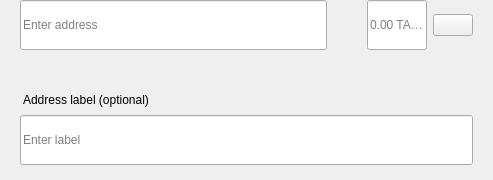
<?xml version="1.0" encoding="UTF-8"?>
<ui version="4.0">
 <class>SendMultiRow</class>
 <widget class="QWidget" name="SendMultiRow">
  <property name="geometry">
   <rect>
    <x>0</x>
    <y>0</y>
    <width>493</width>
    <height>180</height>
   </rect>
  </property>
  <property name="minimumSize">
   <size>
    <width>0</width>
    <height>0</height>
   </size>
  </property>
  <property name="maximumSize">
   <size>
    <width>16777215</width>
    <height>16777215</height>
   </size>
  </property>
  <property name="windowTitle">
   <string>Form</string>
  </property>
  <layout class="QVBoxLayout" name="verticalLayout_3">
   <property name="spacing">
    <number>0</number>
   </property>
   <property name="leftMargin">
    <number>0</number>
   </property>
   <property name="topMargin">
    <number>0</number>
   </property>
   <property name="rightMargin">
    <number>20</number>
   </property>
   <property name="bottomMargin">
    <number>5</number>
   </property>
   <item alignment="Qt::AlignTop">
    <widget class="QWidget" name="widget" native="true">
     <property name="sizePolicy">
      <sizepolicy hsizetype="Expanding" vsizetype="Maximum">
       <horstretch>0</horstretch>
       <verstretch>0</verstretch>
      </sizepolicy>
     </property>
     <property name="minimumSize">
      <size>
       <width>0</width>
       <height>60</height>
      </size>
     </property>
     <property name="maximumSize">
      <size>
       <width>16777215</width>
       <height>85</height>
      </size>
     </property>
     <layout class="QHBoxLayout" name="horizontalLayout" stretch="6,0,2">
      <property name="spacing">
       <number>0</number>
      </property>
      <property name="leftMargin">
       <number>8</number>
      </property>
      <property name="topMargin">
       <number>0</number>
      </property>
      <property name="rightMargin">
       <number>0</number>
      </property>
      <property name="bottomMargin">
       <number>0</number>
      </property>
      <item alignment="Qt::AlignTop">
       <widget class="QStackedWidget" name="stackedAddress">
        <property name="minimumSize">
         <size>
          <width>0</width>
          <height>50</height>
         </size>
        </property>
        <property name="maximumSize">
         <size>
          <width>16777215</width>
          <height>50</height>
         </size>
        </property>
        <widget class="QWidget" name="page_4">
         <property name="sizePolicy">
          <sizepolicy hsizetype="Expanding" vsizetype="Preferred">
           <horstretch>0</horstretch>
           <verstretch>0</verstretch>
          </sizepolicy>
         </property>
         <property name="minimumSize">
          <size>
           <width>0</width>
           <height>50</height>
          </size>
         </property>
         <property name="maximumSize">
          <size>
           <width>16777215</width>
           <height>55</height>
          </size>
         </property>
         <layout class="QVBoxLayout" name="verticalLayout_7">
          <property name="spacing">
           <number>0</number>
          </property>
          <property name="leftMargin">
           <number>12</number>
          </property>
          <property name="topMargin">
           <number>0</number>
          </property>
          <property name="rightMargin">
           <number>0</number>
          </property>
          <property name="bottomMargin">
           <number>0</number>
          </property>
          <item>
           <widget class="QLineEdit" name="lineEditAddress">
            <property name="minimumSize">
             <size>
              <width>0</width>
              <height>50</height>
             </size>
            </property>
            <property name="maximumSize">
             <size>
              <width>16777215</width>
              <height>50</height>
             </size>
            </property>
            <property name="placeholderText">
             <string>Enter address</string>
            </property>
           </widget>
          </item>
         </layout>
        </widget>
        <widget class="QWidget" name="page_3"/>
       </widget>
      </item>
      <item>
       <spacer name="horizontalSpacer_3">
        <property name="orientation">
         <enum>Qt::Horizontal</enum>
        </property>
        <property name="sizeType">
         <enum>QSizePolicy::Fixed</enum>
        </property>
        <property name="sizeHint" stdset="0">
         <size>
          <width>40</width>
          <height>20</height>
         </size>
        </property>
       </spacer>
      </item>
      <item>
       <layout class="QHBoxLayout" name="horizontalLayout_2">
        <property name="spacing">
         <number>6</number>
        </property>
        <item alignment="Qt::AlignTop">
         <widget class="QLineEdit" name="lineEditAmount">
          <property name="sizePolicy">
           <sizepolicy hsizetype="Expanding" vsizetype="Preferred">
            <horstretch>0</horstretch>
            <verstretch>0</verstretch>
           </sizepolicy>
          </property>
          <property name="minimumSize">
           <size>
            <width>0</width>
            <height>50</height>
           </size>
          </property>
          <property name="maximumSize">
           <size>
            <width>16777215</width>
            <height>50</height>
           </size>
          </property>
          <property name="maxLength">
           <number>17</number>
          </property>
          <property name="alignment">
           <set>Qt::AlignLeading|Qt::AlignLeft|Qt::AlignVCenter</set>
          </property>
          <property name="placeholderText">
           <string notr="true">0.00 TARN</string>
          </property>
         </widget>
        </item>
        <item>
         <layout class="QVBoxLayout" name="verticalLayout">
          <property name="topMargin">
           <number>14</number>
          </property>
          <property name="bottomMargin">
           <number>0</number>
          </property>
          <item alignment="Qt::AlignTop">
           <widget class="QPushButton" name="btnMenu">
            <property name="minimumSize">
             <size>
              <width>0</width>
              <height>0</height>
             </size>
            </property>
            <property name="maximumSize">
             <size>
              <width>16777215</width>
              <height>16777215</height>
             </size>
            </property>
            <property name="focusPolicy">
             <enum>Qt::NoFocus</enum>
            </property>
            <property name="text">
             <string/>
            </property>
           </widget>
          </item>
         </layout>
        </item>
       </layout>
      </item>
     </layout>
    </widget>
   </item>
   <item>
    <widget class="QWidget" name="layoutLabel" native="true">
     <property name="minimumSize">
      <size>
       <width>0</width>
       <height>0</height>
      </size>
     </property>
     <property name="maximumSize">
      <size>
       <width>16777215</width>
       <height>16777215</height>
      </size>
     </property>
     <layout class="QVBoxLayout" name="verticalLayout_9">
      <property name="spacing">
       <number>6</number>
      </property>
      <property name="leftMargin">
       <number>20</number>
      </property>
      <property name="topMargin">
       <number>0</number>
      </property>
      <property name="rightMargin">
       <number>0</number>
      </property>
      <property name="bottomMargin">
       <number>10</number>
      </property>
      <item>
       <spacer name="verticalSpacer">
        <property name="orientation">
         <enum>Qt::Vertical</enum>
        </property>
        <property name="sizeType">
         <enum>QSizePolicy::Fixed</enum>
        </property>
        <property name="sizeHint" stdset="0">
         <size>
          <width>20</width>
          <height>20</height>
         </size>
        </property>
       </spacer>
      </item>
      <item>
       <widget class="QLabel" name="labelSubtitleDescription">
        <property name="styleSheet">
         <string notr="true">margin-bottom:2px;
margin-left:0.05px;
padding:0px;</string>
        </property>
        <property name="text">
         <string>Address label (optional)</string>
        </property>
       </widget>
      </item>
      <item>
       <widget class="QLineEdit" name="lineEditDescription">
        <property name="minimumSize">
         <size>
          <width>0</width>
          <height>50</height>
         </size>
        </property>
        <property name="maximumSize">
         <size>
          <width>16777215</width>
          <height>50</height>
         </size>
        </property>
        <property name="placeholderText">
         <string>Enter label</string>
        </property>
       </widget>
      </item>
     </layout>
    </widget>
   </item>
  </layout>
 </widget>
 <resources/>
 <connections/>
</ui>
